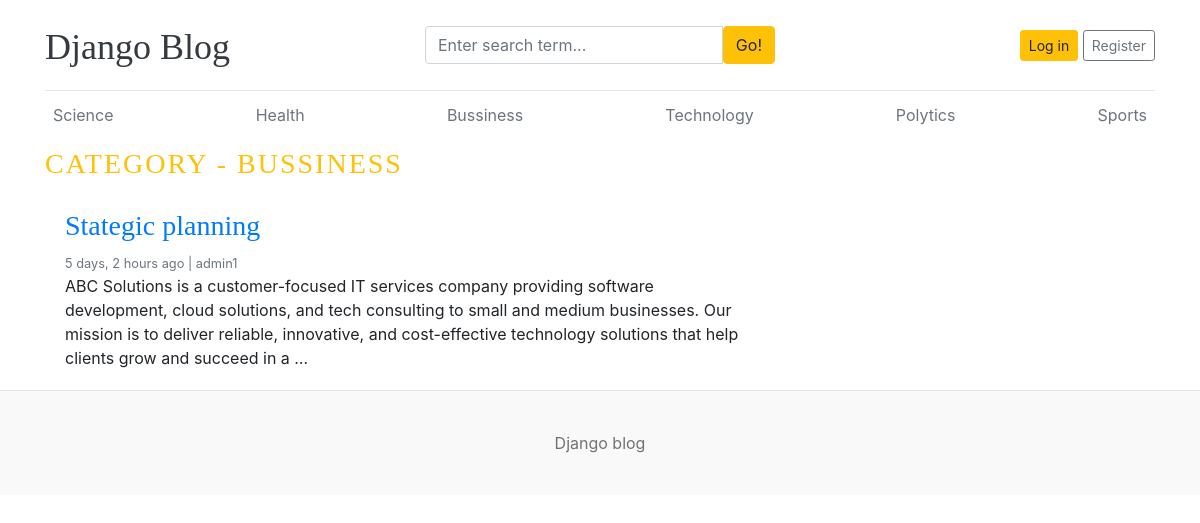
Page /category/3/ on the earlier database version.
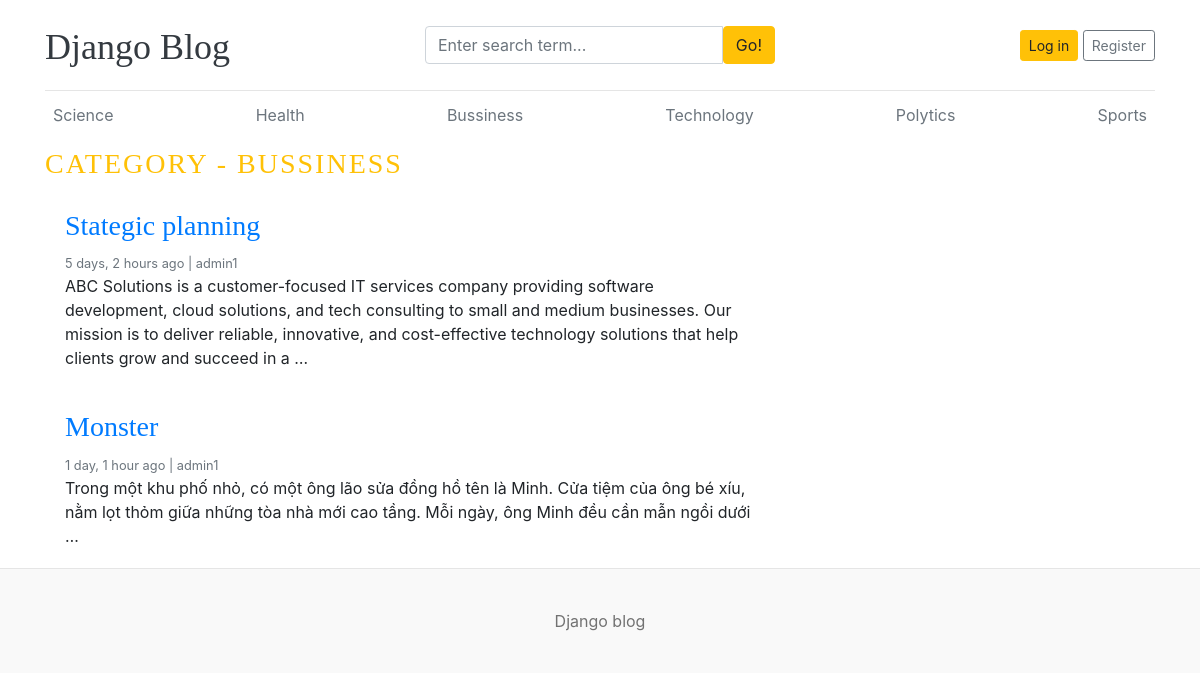
Same page on the later database version.
### blogs/models.py (models this page shows, shortened)
class Category(models.Model):
    category_name = models.CharField(max_length=50, unique=True) # Tên danh mục, tối đa 50 ký tự, không được trùng lặp
    created_at = models.DateTimeField(auto_now_add=True)  # Thời gian tạo, tự động gán khi bản ghi được tạo lần đầu
    updated_at = models.DateTimeField(auto_now=True)      # Thời gian cập nhật, tự động cập nhật mỗi khi bản ghi được lưu
    def __str__(self):
        return self.category_name  # Giúp hiển thị rõ tên danh mục trong admin
    class Meta:
        verbose_name_plural = 'Categories'

class Blogs(models.Model):
    title = models.CharField(max_length=100, unique=True)  # Tiêu đề bài viết, tối đa 100 ký tự, không trùng
    slug = models.SlugField(unique=True, blank=True)       # Đường dẫn thân thiện, không trùng, cho phép bỏ trống
    category = models.ForeignKey(Category, on_delete=models.CASCADE)  # Liên kết đến danh mục, xóa danh mục thì bài viết cũng bị xóa
    author = models.ForeignKey(User, on_delete=models.CASCADE)        # Liên kết đến người dùng (tác giả)
    blog_image = models.ImageField(upload_to='uploads/%y/%m/%d')      # Hình ảnh bài viết, lưu theo thư mục năm/tháng/ngày
    short_description = models.TextField(max_length=1000)             # Mô tả ngắn gọn bài viết, tối đa 1000 ký tự
    blog_body = models.TextField(max_length=3000)                     # Nội dung đầy đủ của bài viết, tối đa 3000 ký tự
    status = models.CharField(max_length = 100,choices = STATUS_CHOICE, default = 'draft')  # Trạng thái bài viết: nháp hoặc đã đăng
    is_feacherd = models.BooleanField(default=False)                  # Đánh dấu bài viết có phải là nổi bật không (nên sửa thành is_featured)
    created_at = models.DateTimeField(auto_now_add=True)              # Ngày tạo bài viết, tự động thêm khi tạo
    updated_at = models.DateTimeField(auto_now=True)                  # Ngày cập nhật bài viết, tự động thay đổi khi lưu
    class Meta:
        verbose_name_plural = 'Blogs'

### blogs/views.py (the view)
# urls.py: path('<int:category_id>/', views.posts_by_category, name='posts_by_category')
def posts_by_category(request, category_id):
    posts = Blogs.objects.filter(status='published', category = category_id )
    category = get_object_or_404(Category, pk=category_id)
    context = {
        'posts' : posts,
        'category':category
    }
    return render(request, 'posts_by_category.html', context)

### blogs/context_processors.py (called while the page is built)
def get_categories(request):
    categories = Category.objects.all()
    return dict(categories = categories)

### templates/posts_by_category.html
{% extends 'base/base.html' %}
{% block content %}
  <h3 class="text-uppercase text-warning" style="letter-spacing: 2px;">Category - {{ category }}</h3>
  <main role="main" class="container p-0">
    <div class="row">
      <div class="col-md-8 blog-main">
        {% for post in posts %}
         <div class="card border-0" >
          <div class="card-body">
            <h3><a href="{% url 'blogs' post.slug%}">{{ post.title }}</a></h3>
            <small class="mb-1 text-muted">{{post.created_at | timesince}} ago | {{ post.author }}</small>
            <p class="card-text">{{ post.short_description | truncatewords:40 }}</p>
          </div>
      </div>
        {% endfor %}
      </div>
    </div>
  </main>
</div>
{% endblock %}

### templates/base/base.html
{% include './header.html' %}
{% block content %}
{% endblock %}
{% include './footer.html' %}

### templates/base/header.html (shortened to what this page needs)
{% load static %}
<!DOCTYPE html>
<html lang="en">
<head>
    <link href="https://getbootstrap.com/docs/4.0/dist/css/bootstrap.min.css" rel="stylesheet">
    <link href="{% static 'css/blog.css' %}" rel="stylesheet">
  </head>
<body>
    <div class="container">
      <header class="blog-header py-3">
        <div class="row flex-nowrap justify-content-between align-items-center">
          <div class="col-4 pt-1">
            <a class="blog-header-logo text-dark" href="/">Django Blog</a>
          </div>
          <div class="col-4">
            <form action="{% url 'search' %}" method="GET">
              <div class="input-group">
                <input class="form-control" name="keyword" type="text" placeholder="Enter search term..." aria-label="Enter search term..." aria-describedby="button-search" />
                <button type="submit" class="btn btn-warning" id="button-search" type="button">Go!</button>
            </div>
            </form>
          </div>
          <div class="col-4 d-flex justify-content-end align-items-center">
            {% if not user.is_authenticated %}
            <a class="btn btn-sm btn-warning" href="{% url 'login' %}">Log in</a> &nbsp;
            <a class="btn btn-sm btn-outline-secondary" href="{% url 'register' %}">Register</a>
            {% else %}
            <span>You are logged in as {{ user }}</span> &nbsp;
            <span><a href="{% url 'logout' %}">Log out</a></span>
            {% endif %}
          </div>
        </div>
      </header>
      <div class="nav-scroller py-1 mb-2">
        <nav class="nav d-flex justify-content-between">
          {% for cat in categories %}
          <a class="p-2 text-muted" href="{% url 'posts_by_category' cat.id %}">{{ cat.category_name }}</a>
          {% endfor %}
        </nav>
      </div>

### templates/base/footer.html
<footer class="blog-footer">
  <p>Django blog </p>
</footer>
</body>
</html>

### static/css/blog.css (style rules this page uses)
.blog-header { border-bottom: 1px solid #e5e5e5; }
.blog-header-logo { font-family: "Playfair Display", Georgia, "Times New Roman", serif; font-size: 2.25rem; }
h1, h2, h3, h4, h5, h6 { font-family: "Playfair Display", Georgia, "Times New Roman", serif; }
.blog-footer { padding: 2.5rem 0; color: #727272; text-align: center; background-color: #f9f9f9; border-top: .05rem solid #e5e5e5; }
.blog-footer p:last-child { margin-bottom: 0; }

Differences in the rows shown:
added Blogs: title "Monster", created_at "1 day, 1 hour", author "admin1", short_description "Trong một khu phố nhỏ, có một ông lão sửa đồng hồ tên là Minh. Cửa tiệm của ông bé xíu, nằm lọt thỏm giữa những tòa nhà mới cao tầng. Mỗi ngày, ông Minh đều cần mẫn ngồi dưới …"
